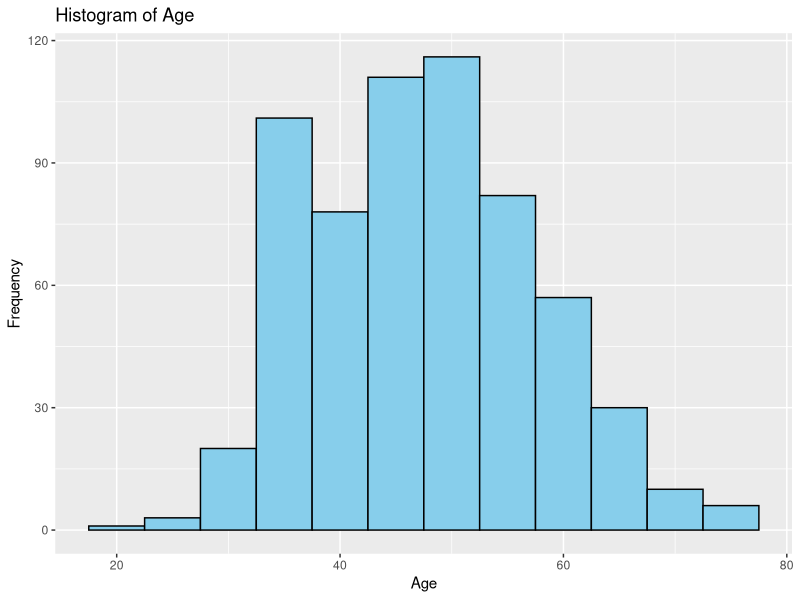
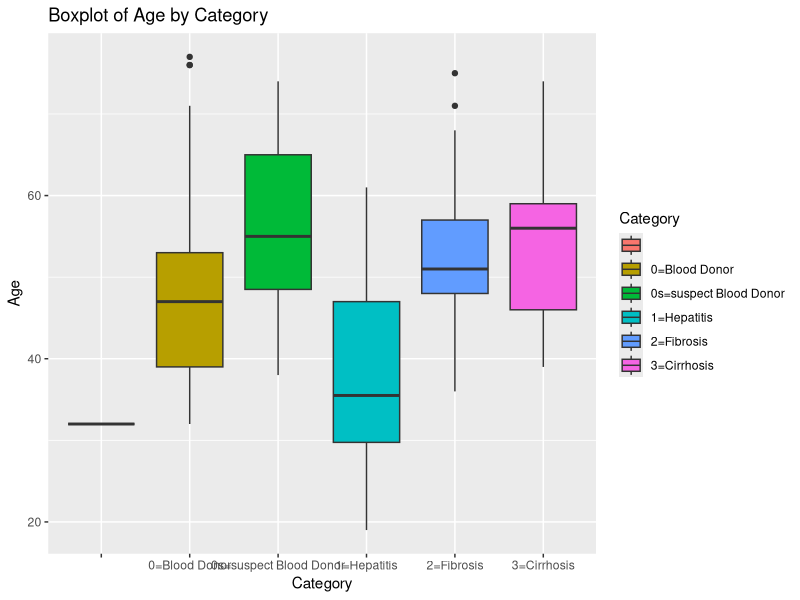
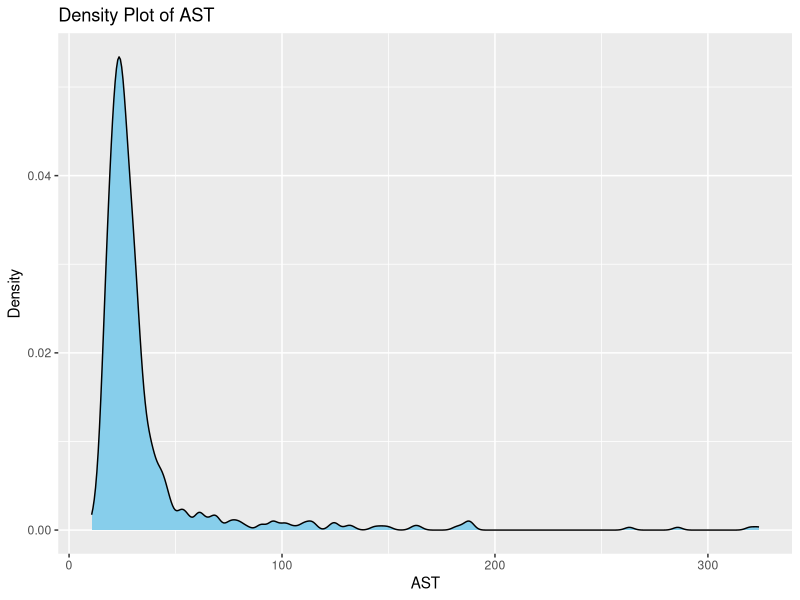
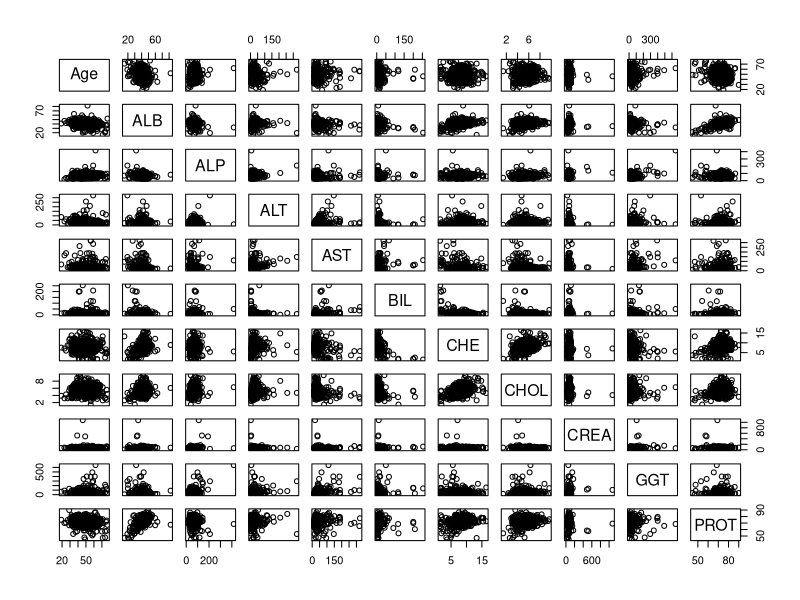
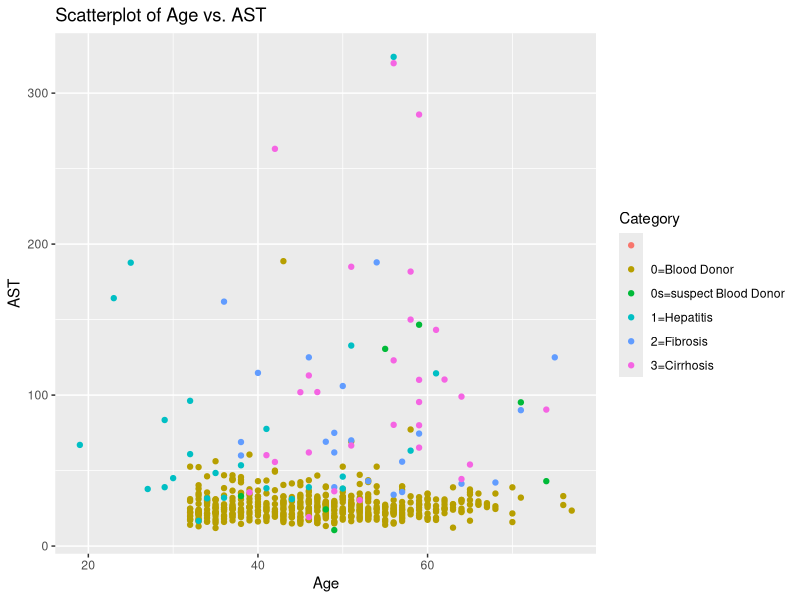

These figures' R source, in order: (Note: this script raises an error after producing the figures.)
# Load dataset
hepatitis_data <- read.csv("data/HepatitisCdata.csv", colClasses = c(
  Category = "factor",
  Age = "numeric",
  Sex = "factor",
  ALB = "numeric",
  ALP = "numeric",
  ALT = "numeric",
  AST = "numeric",
  BIL = "numeric",
  CHE = "numeric",
  CHOL = "numeric",
  CREA = "numeric",
  GGT = "numeric",
  PROT = "numeric"
))

# Display the structure of the dataset
str(hepatitis_data)

# View the first few rows of the dataset
head(hepatitis_data)

# View the dataset in a separate viewer window
View(hepatitis_data)

# Frequency of each category
table(hepatitis_data$Category)

# Frequency of each sex
table(hepatitis_data$Sex)

# Mean, median, and mode of ALB
mean_ALB <- mean(hepatitis_data$ALB)
median_ALB <- median(hepatitis_data$ALB)
mode_ALB <- names(sort(-table(hepatitis_data$ALB)))[1]

# Display results
cat("Mean ALB:", mean_ALB, "\n")
cat("Median ALB:", median_ALB, "\n")
cat("Mode ALB:", mode_ALB, "\n")

# Mean of other numerical variables
col_means <- colMeans(hepatitis_data[, sapply(hepatitis_data, is.numeric)])
col_means

# Summary statistics for numerical variables
summary(hepatitis_data[, sapply(hepatitis_data, is.numeric)])

# Correlation matrix
cor_matrix <- cor(hepatitis_data[, sapply(hepatitis_data, is.numeric)])
cor_matrix


# Perform ANOVA for 'Category' against numerical variables
anova_results <- lapply(hepatitis_data[, sapply(hepatitis_data, is.numeric)], 
                        function(x) {
                          aov_out <- aov(x ~ Category, data = hepatitis_data)
                          return(summary(aov_out))
                        })

# Display ANOVA results
names(anova_results) <- colnames(hepatitis_data)[sapply(hepatitis_data, is.numeric)]
anova_results

library(ggplot2)
library(GGally)

# Histogram for Age
ggplot(hepatitis_data, aes(x = Age)) +
  geom_histogram(binwidth = 5, fill = "skyblue", color = "black") +
  labs(title = "Histogram of Age", x = "Age", y = "Frequency")

# Boxplot for Age by Category
ggplot(hepatitis_data, aes(x = Category, y = Age, fill = Category)) +
  geom_boxplot() +
  labs(title = "Boxplot of Age by Category", x = "Category", y = "Age")

# Density plot for AST
ggplot(hepatitis_data, aes(x = AST)) +
  geom_density(fill = "skyblue", color = "black") +
  labs(title = "Density Plot of AST", x = "AST", y = "Density")

# Pairwise scatterplot matrix for numerical variables
pairs(hepatitis_data[, sapply(hepatitis_data, is.numeric)])

# Scatterplot of Age vs. AST colored by Category
ggplot(hepatitis_data, aes(x = Age, y = AST, color = Category)) +
  geom_point() +
  labs(title = "Scatterplot of Age vs. AST", x = "Age", y = "AST")

# Scatterplot matrix for numerical variables, colored by Category
ggpairs(hepatitis_data, columns = c("Age", "AST", "ALT", "BIL", "CREA"),
        aes(color = Category))

# Boxplot for Age
boxplot(hepatitis_data$Age)

# Histogram for Age
hist(hepatitis_data$Age)

# Scatterplot matrix for numerical variables
pairs(hepatitis_data[, sapply(hepatitis_data, is.numeric)])
